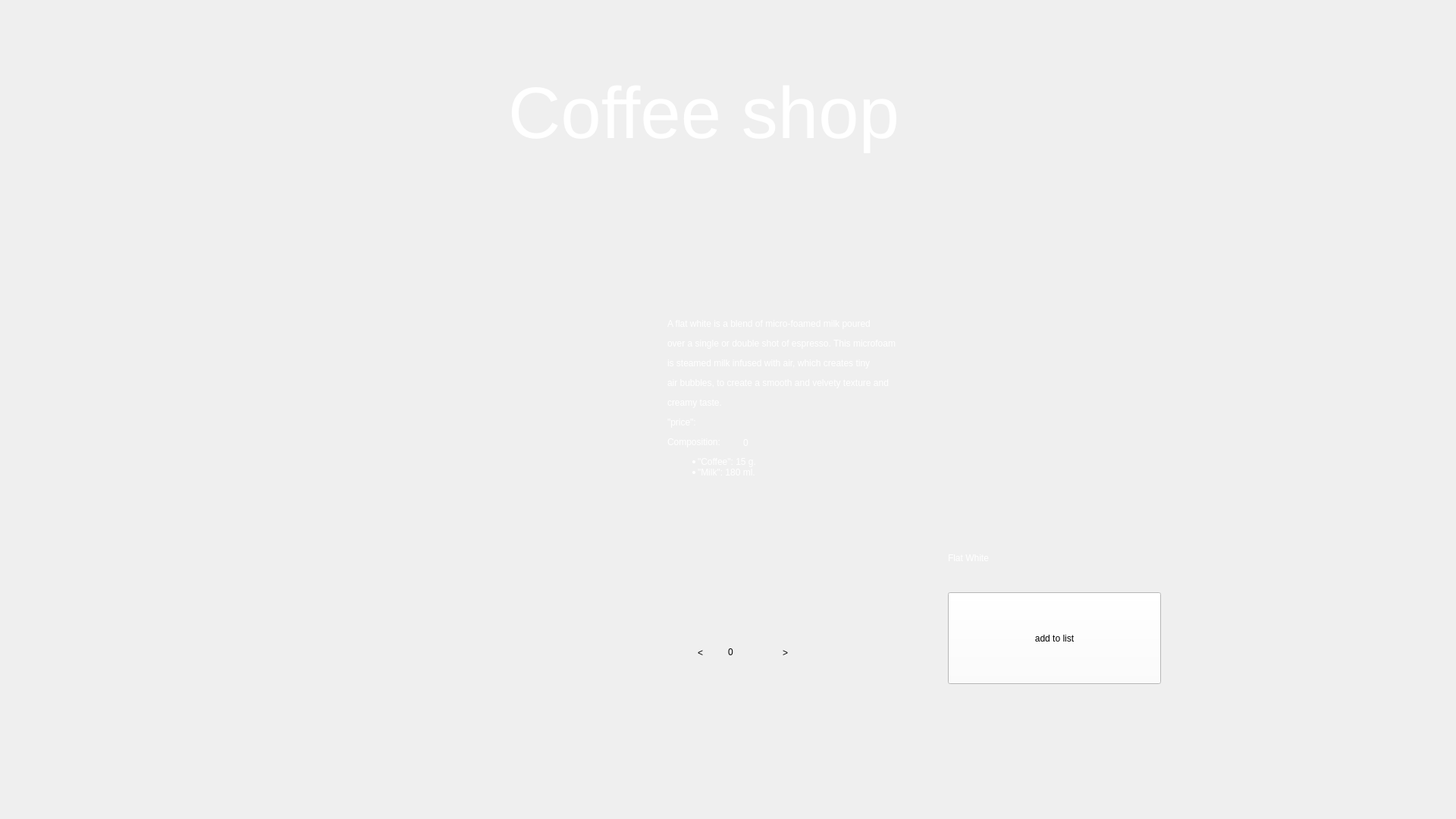
<?xml version="1.0" encoding="UTF-8"?>
<ui version="4.0">
 <class>FlatWhForm</class>
 <widget class="QWidget" name="FlatWhForm">
  <property name="geometry">
   <rect>
    <x>0</x>
    <y>0</y>
    <width>1920</width>
    <height>1080</height>
   </rect>
  </property>
  <property name="windowTitle">
   <string>Form</string>
  </property>
  <property name="styleSheet">
   <string notr="true"/>
  </property>
  <widget class="QLabel" name="Back">
   <property name="geometry">
    <rect>
     <x>0</x>
     <y>0</y>
     <width>1920</width>
     <height>1080</height>
    </rect>
   </property>
   <property name="styleSheet">
    <string notr="true">background-image: url(':/res/img/backgr.png');

background-repeat: no-repeat;
</string>
   </property>
   <property name="text">
    <string/>
   </property>
  </widget>
  <widget class="QLabel" name="label_2">
   <property name="geometry">
    <rect>
     <x>670</x>
     <y>80</y>
     <width>581</width>
     <height>141</height>
    </rect>
   </property>
   <property name="styleSheet">
    <string notr="true">position: absolute;
font: 700 26pt &quot;Segoe Script&quot;;
width: 328px;
height: 88px;
left: 796px;
top: 79px;
font-style: normal;
font-weight: 400;
font-size: 64px;
line-height: 88px;
color: #FFFFFF;
 border: none; 
outline: none;
background-position: center;
 background-repeat: no-repeat; 
background-color: transparent;</string>
   </property>
   <property name="text">
    <string>&lt;html&gt;&lt;head/&gt;&lt;body&gt;&lt;p&gt;&lt;span style=&quot; font-size:72pt;&quot;&gt;Coffee shop&lt;/span&gt;&lt;/p&gt;&lt;/body&gt;&lt;/html&gt;</string>
   </property>
  </widget>
  <widget class="QPushButton" name="Zerno">
   <property name="geometry">
    <rect>
     <x>89</x>
     <y>79</y>
     <width>130</width>
     <height>130</height>
    </rect>
   </property>
   <property name="styleSheet">
    <string notr="true">background-image: url(':/res/img/24.png');
background-position: center;
 background-repeat: no-repeat; 
background-color: transparent;
 border: none; 
outline: none;</string>
   </property>
   <property name="text">
    <string/>
   </property>
  </widget>
  <widget class="QLabel" name="label">
   <property name="geometry">
    <rect>
     <x>270</x>
     <y>300</y>
     <width>551</width>
     <height>601</height>
    </rect>
   </property>
   <property name="styleSheet">
    <string notr="true">background-image: url(':/res/img/Fwerghfghh1.png');
background-position: center;
 background-repeat: no-repeat; </string>
   </property>
   <property name="text">
    <string/>
   </property>
  </widget>
  <widget class="QLabel" name="label_3">
   <property name="geometry">
    <rect>
     <x>880</x>
     <y>310</y>
     <width>721</width>
     <height>431</height>
    </rect>
   </property>
   <property name="styleSheet">
    <string notr="true">font: 700 18pt &quot;Segoe Script&quot;;
color: #FFFFFF;
</string>
   </property>
   <property name="text">
    <string>&lt;html&gt;&lt;head/&gt;&lt;body&gt;&lt;p&gt;A flat white is a blend of micro-foamed milk poured&lt;/p&gt;&lt;p&gt;over a single or double shot of espresso. This microfoam &lt;/p&gt;&lt;p&gt;is steamed milk infused with air, which creates tiny &lt;/p&gt;&lt;p&gt;air bubbles, to create a smooth and velvety texture and &lt;/p&gt;&lt;p&gt;creamy taste.&lt;/p&gt;&lt;p&gt;&amp;quot;price&amp;quot;: &lt;/p&gt;&lt;p&gt;Composition:&lt;/p&gt;&lt;ul style=&quot;margin-top: 0px; margin-bottom: 0px; margin-left: 0px; margin-right: 0px; -qt-list-indent: 1;&quot;&gt;&lt;li style=&quot; margin-top:12px; margin-bottom:0px; margin-left:0px; margin-right:0px; -qt-block-indent:0; text-indent:0px;&quot;&gt;&amp;quot;Coffee&amp;quot;: 15 g.&lt;/li&gt;&lt;li style=&quot; margin-top:0px; margin-bottom:12px; margin-left:0px; margin-right:0px; -qt-block-indent:0; text-indent:0px;&quot;&gt;&amp;quot;Milk&amp;quot;: 180 ml.&lt;/li&gt;&lt;/ul&gt;&lt;/body&gt;&lt;/html&gt;</string>
   </property>
  </widget>
  <widget class="QPushButton" name="Buttmin">
   <property name="geometry">
    <rect>
     <x>884</x>
     <y>820</y>
     <width>79</width>
     <height>81</height>
    </rect>
   </property>
   <property name="styleSheet">
    <string notr="true">font: 700 18pt &quot;Segoe Script&quot;;
background-image: url(:/res/img/whites.png);

 border: none; 
outline: none;</string>
   </property>
   <property name="text">
    <string>&lt;</string>
   </property>
  </widget>
  <widget class="QPushButton" name="Buttpl">
   <property name="geometry">
    <rect>
     <x>995</x>
     <y>820</y>
     <width>81</width>
     <height>81</height>
    </rect>
   </property>
   <property name="styleSheet">
    <string notr="true">font: 700 18pt &quot;Segoe Script&quot;;
background-image: url(:/res/img/whites.png);

 border: none; 
outline: none;</string>
   </property>
   <property name="text">
    <string>&gt;</string>
   </property>
  </widget>
  <widget class="QLabel" name="numberqwert">
   <property name="geometry">
    <rect>
     <x>960</x>
     <y>820</y>
     <width>91</width>
     <height>81</height>
    </rect>
   </property>
   <property name="statusTip">
    <string/>
   </property>
   <property name="whatsThis">
    <string/>
   </property>
   <property name="layoutDirection">
    <enum>Qt::LeftToRight</enum>
   </property>
   <property name="styleSheet">
    <string notr="true">font: 700 18pt &quot;Segoe Script&quot;;
 border: none; 
outline: none;
background-image: url(:/res/img/whites.png);
text-align: center;</string>
   </property>
   <property name="lineWidth">
    <number>1</number>
   </property>
   <property name="text">
    <string>&lt;html&gt;&lt;head/&gt;&lt;body&gt;&lt;p&gt;0&lt;/p&gt;&lt;/body&gt;&lt;/html&gt;</string>
   </property>
  </widget>
  <widget class="QPushButton" name="pushButton">
   <property name="geometry">
    <rect>
     <x>1250</x>
     <y>781</y>
     <width>281</width>
     <height>121</height>
    </rect>
   </property>
   <property name="styleSheet">
    <string notr="true">font: 700 25pt &quot;Segoe Script&quot;;
background-color: rgb(255, 255, 255);
background-color: rgb(255, 255, 255);</string>
   </property>
   <property name="text">
    <string>add to list</string>
   </property>
  </widget>
  <widget class="QLabel" name="L1">
   <property name="geometry">
    <rect>
     <x>980</x>
     <y>574</y>
     <width>49</width>
     <height>20</height>
    </rect>
   </property>
   <property name="styleSheet">
    <string notr="true">font: 700 18pt &quot;Segoe Script&quot;;
color: #FFFFFF;</string>
   </property>
   <property name="text">
    <string>0</string>
   </property>
  </widget>
  <widget class="QLabel" name="Lab1">
   <property name="geometry">
    <rect>
     <x>1250</x>
     <y>700</y>
     <width>251</width>
     <height>71</height>
    </rect>
   </property>
   <property name="styleSheet">
    <string notr="true">font: 700 27pt &quot;Segoe Script&quot;;
color: #FFFFFF;</string>
   </property>
   <property name="text">
    <string>Flat White</string>
   </property>
  </widget>
  <zorder>Back</zorder>
  <zorder>Buttmin</zorder>
  <zorder>numberqwert</zorder>
  <zorder>label_2</zorder>
  <zorder>Zerno</zorder>
  <zorder>label</zorder>
  <zorder>label_3</zorder>
  <zorder>Buttpl</zorder>
  <zorder>pushButton</zorder>
  <zorder>L1</zorder>
  <zorder>Lab1</zorder>
 </widget>
 <resources/>
 <connections/>
</ui>
